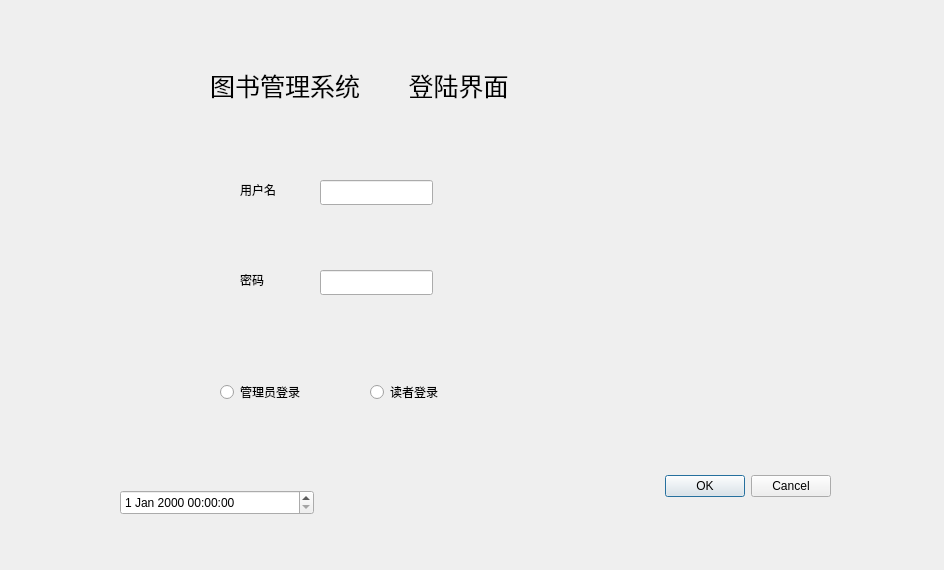
<?xml version="1.0" encoding="UTF-8"?>
<ui version="4.0">
 <class>LoginDialog</class>
 <widget class="QDialog" name="LoginDialog">
  <property name="geometry">
   <rect>
    <x>0</x>
    <y>0</y>
    <width>944</width>
    <height>570</height>
   </rect>
  </property>
  <property name="windowTitle">
   <string>Dialog</string>
  </property>
  <widget class="QDialogButtonBox" name="buttonBox">
   <property name="geometry">
    <rect>
     <x>490</x>
     <y>470</y>
     <width>341</width>
     <height>32</height>
    </rect>
   </property>
   <property name="orientation">
    <enum>Qt::Horizontal</enum>
   </property>
   <property name="standardButtons">
    <set>QDialogButtonBox::Cancel|QDialogButtonBox::Ok</set>
   </property>
  </widget>
  <widget class="QLabel" name="label">
   <property name="geometry">
    <rect>
     <x>210</x>
     <y>20</y>
     <width>551</width>
     <height>131</height>
    </rect>
   </property>
   <property name="font">
    <font>
     <pointsize>19</pointsize>
    </font>
   </property>
   <property name="text">
    <string>图书管理系统       登陆界面</string>
   </property>
  </widget>
  <widget class="QLineEdit" name="lineEdit">
   <property name="geometry">
    <rect>
     <x>320</x>
     <y>180</y>
     <width>113</width>
     <height>25</height>
    </rect>
   </property>
  </widget>
  <widget class="QLineEdit" name="lineEdit_2">
   <property name="geometry">
    <rect>
     <x>320</x>
     <y>270</y>
     <width>113</width>
     <height>25</height>
    </rect>
   </property>
  </widget>
  <widget class="QLabel" name="label_2">
   <property name="geometry">
    <rect>
     <x>240</x>
     <y>180</y>
     <width>69</width>
     <height>20</height>
    </rect>
   </property>
   <property name="text">
    <string>用户名</string>
   </property>
  </widget>
  <widget class="QLabel" name="label_3">
   <property name="geometry">
    <rect>
     <x>240</x>
     <y>270</y>
     <width>69</width>
     <height>20</height>
    </rect>
   </property>
   <property name="text">
    <string>密码</string>
   </property>
  </widget>
  <widget class="QRadioButton" name="radioButton">
   <property name="geometry">
    <rect>
     <x>220</x>
     <y>380</y>
     <width>118</width>
     <height>24</height>
    </rect>
   </property>
   <property name="text">
    <string>管理员登录</string>
   </property>
  </widget>
  <widget class="QRadioButton" name="radioButton_2">
   <property name="geometry">
    <rect>
     <x>370</x>
     <y>380</y>
     <width>118</width>
     <height>24</height>
    </rect>
   </property>
   <property name="text">
    <string>读者登录</string>
   </property>
  </widget>
  <widget class="QDateTimeEdit" name="dateTimeEdit">
   <property name="geometry">
    <rect>
     <x>120</x>
     <y>490</y>
     <width>194</width>
     <height>25</height>
    </rect>
   </property>
  </widget>
 </widget>
 <resources/>
 <connections>
  <connection>
   <sender>buttonBox</sender>
   <signal>accepted()</signal>
   <receiver>LoginDialog</receiver>
   <slot>accept()</slot>
   <hints>
    <hint type="sourcelabel">
     <x>248</x>
     <y>254</y>
    </hint>
    <hint type="destinationlabel">
     <x>157</x>
     <y>274</y>
    </hint>
   </hints>
  </connection>
  <connection>
   <sender>buttonBox</sender>
   <signal>rejected()</signal>
   <receiver>LoginDialog</receiver>
   <slot>reject()</slot>
   <hints>
    <hint type="sourcelabel">
     <x>316</x>
     <y>260</y>
    </hint>
    <hint type="destinationlabel">
     <x>286</x>
     <y>274</y>
    </hint>
   </hints>
  </connection>
 </connections>
</ui>
